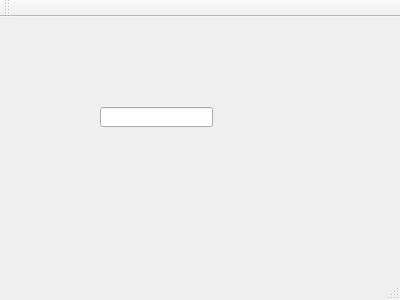
<?xml version="1.0" encoding="UTF-8"?>
<ui version="4.0">
 <class>MainWindow</class>
 <widget class="QMainWindow" name="MainWindow">
  <property name="geometry">
   <rect>
    <x>0</x>
    <y>0</y>
    <width>400</width>
    <height>300</height>
   </rect>
  </property>
  <property name="windowTitle">
   <string>MainWindow</string>
  </property>
  <widget class="QWidget" name="centralWidget">
   <widget class="QLineEdit" name="lineEdit">
    <property name="geometry">
     <rect>
      <x>100</x>
      <y>90</y>
      <width>113</width>
      <height>20</height>
     </rect>
    </property>
   </widget>
  </widget>
  <widget class="QMenuBar" name="menuBar">
   <property name="geometry">
    <rect>
     <x>0</x>
     <y>0</y>
     <width>400</width>
     <height>23</height>
    </rect>
   </property>
  </widget>
  <widget class="QToolBar" name="mainToolBar">
   <attribute name="toolBarArea">
    <enum>TopToolBarArea</enum>
   </attribute>
   <attribute name="toolBarBreak">
    <bool>false</bool>
   </attribute>
  </widget>
  <widget class="QStatusBar" name="statusBar"/>
 </widget>
 <layoutdefault spacing="6" margin="11"/>
 <resources/>
 <connections/>
</ui>
